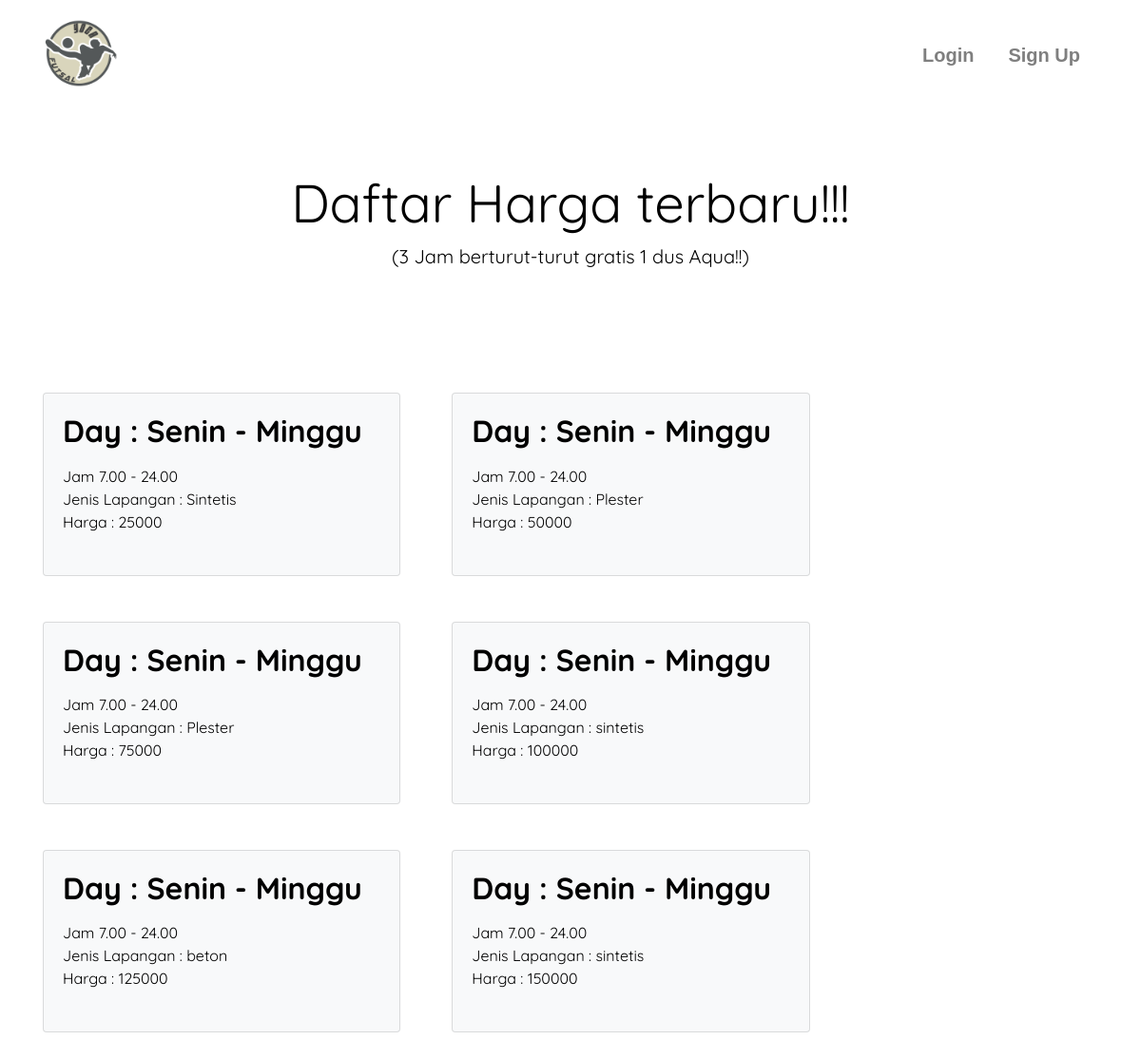
The page /pricelist.php on the database its author committed.
### tables this page shows
CREATE TABLE `pricelist` (
  `opt` int(11) NOT NULL,
  `fieldnum` int(11) DEFAULT NULL,
  `startday` int(11) NOT NULL,
  `endday` int(11) NOT NULL,
  `starttime` int(11) NOT NULL,
  `endtime` int(11) NOT NULL,
  `price` int(11) NOT NULL
);

CREATE TABLE `field` (
  `fieldnum` int(11) NOT NULL,
  `tipe` text NOT NULL,
  `image` varchar(225) NOT NULL
);

### pricelist.php (the view, shortened to what this page needs)
<?php
$db_connection = mysqli_connect("127.0.0.1", "root","", "futsal");
?>
<!doctype html>
<html lang="en">
  <head>
    <link rel="stylesheet" href="https://stackpath.bootstrapcdn.com/bootstrap/4.2.1/css/bootstrap.min.css">
    <link rel="stylesheet" href="res/css/style.css">
  </head>
<body>
    <header>
        <nav class="navbar navbar-expand-lg navbar-light sticky-top">
            <a href="home.php" class="nav-brand ml-3 mr-3">
            <img src="res/img/logoYoga.png" width="100" height="100" class="d-inline-block align-top" alt=""> </a>
            <ul class="navbar-nav ml-auto">
                <li class="nav-item">
                    <a class="nav-link" href="login.php" style="margin-right:20px">Login</a>
                </li>
                <li class="nav-item">
                    <a class="nav-link" href="signup.php" style="margin-right:40px">Sign Up</a>
                </li>
            </ul>
        </nav>
    </header>
  <div class="position-relative overflow-hidden p-3 p-md-5 m-md-3 text-center ">
    <h1 class="display-4 font-weight-normal">Daftar Harga terbaru!!!</h1>
    <p class="lead font-weight-normal">(3 Jam berturut-turut gratis 1 dus Aqua!!)</p>
  </div>
<?PHP
  $price = "select * from pricelist inner join field on field.fieldnum=pricelist.fieldnum order by opt asc;";
  $result= $db_connection->query($price);
  echo '<div class="album py-5 ">
          <div class="container">
              <div class="row"> ';
   ?>
   <?php
    $days = array('0', 'Senin', 'Selasa', 'Rabu','Kamis','Jumat', 'Sabtu', 'Minggu');
  while($row = $result->fetch_assoc()) {
   ?>
  <div class="col-md-5 mr-4">
   <div class="card mb-5 bg-light ">
    <div class="card-body">
    <h2 class="display-7"><?php echo 'Day : '.$days[$row["startday"]].' - '.$days[$row["endday"]].' ' ;?> </h2>
         <ul class="list-unstyled mt-3 mb-4">
             <li><?php echo ' Jam '.$row["starttime"].'.00 - '.$row["endtime"].'.00 ';?> </li>
             <li><?php echo 'Jenis Lapangan : '.$row["tipe"].' ';?></li>
             <li><?php echo ' Harga : '.$row["price"].' ';?></li>
         </ul>
         </div>
     </div>
  </div>
  <?php
  }
  ?>
  </body>
</html>

### res/css/style.css (style rules this page uses)
body { padding: 0%; margin: 0%; font-family: 'Quicksand', cursive, sans-serif; color: black !important; }
.container { padding-right: 15%; }
.nav-item { font-weight: bold; color: rgb(248, 247, 247) !important; font-size: 20px; font-family: 'Trebuchet MS', 'Lucida Sans Unicode', 'Lucida Grande', 'Lucida Sans', Arial, sans-serif; }
h1, h2, h3, h4, h5, h6 { font-family: "Quicksand", cursive,sans-serif; font-weight: bolder; color: black; }

### rows shown on the page
pricelist: startday "Senin", endday "Minggu", starttime "7", endtime "24", fieldnum.tipe "Sintetis", price "25000"
pricelist: startday "Senin", endday "Minggu", starttime "7", endtime "24", fieldnum.tipe "Plester", price "50000"
pricelist: startday "Senin", endday "Minggu", starttime "7", endtime "24", fieldnum.tipe "Plester", price "75000"
pricelist: startday "Senin", endday "Minggu", starttime "7", endtime "24", fieldnum.tipe "sintetis", price "100000"
pricelist: startday "Senin", endday "Minggu", starttime "7", endtime "24", fieldnum.tipe "beton", price "125000"
pricelist: startday "Senin", endday "Minggu", starttime "7", endtime "24", fieldnum.tipe "sintetis", price "150000"
